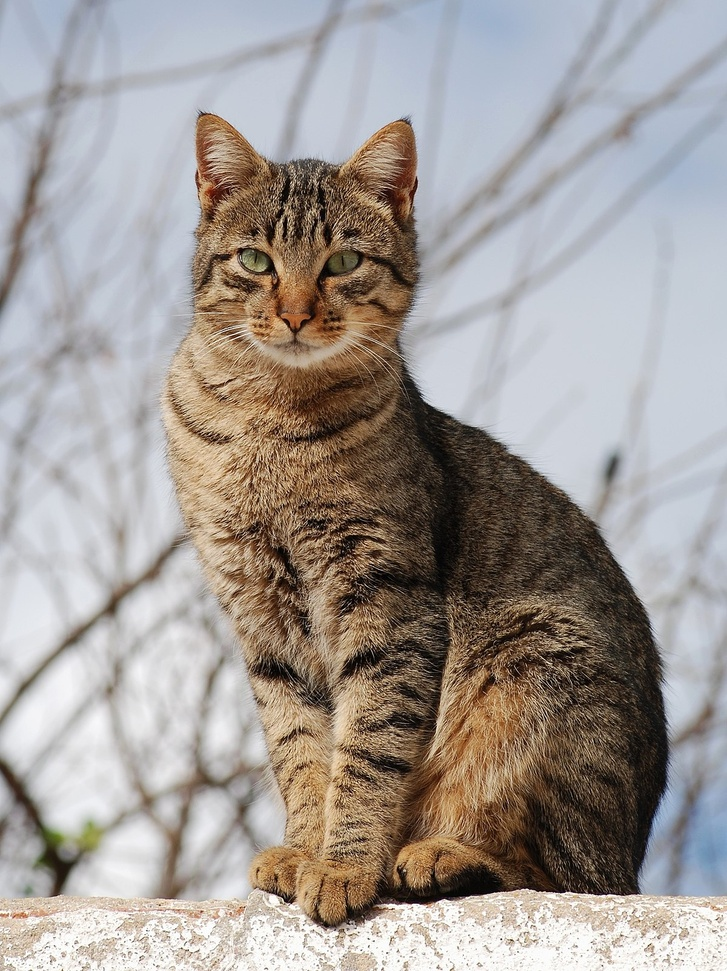
#> input picture Classwork#5/cat.jpg, 727 x 971 px, shrunk from 1200 x 1602 before the run
$ python my_sobel.py
#> lines starting #> are read from the running program, lines starting #| are printed output that depends on the picture
import numpy as np
import cv2 as cv

def sobel_filter(image):
    # gray_image = cv.cvtColor(image, cv.COLOR_BGR2GRAY)
    sobel_x = np.array([[1, 0, -1],
                        [2, 0, -2],
                        [1, 0, -1]])

    sobel_y = np.array([[-1, -2, -1],
                        [ 0,  0,  0],
                        [ 1,  2,  1]])

    grad_x = cv.Sobel(img, cv.CV_64F, 1, 0, ksize= 3)
    # grad_y = cv.filter2D(image, -1, sobel_y)

    sobelImg_x = cv.normalize(grad_x, None, 0, 255, cv.NORM_MINMAX, cv.CV_8U)
    cv.imwrite('sobelimg_X.png', sobelImg_x)
    return sobelImg_x, sobel_x


def fourier_filter(img):
    # img = img.astype(np.float32)

    imgF = np.fft.fft2(img)

    # [11 lines of commented-out code are left out]
    return imgF

def dot_product(img, filter_img):#dot_product(A,B) ผล ไก้ a x b
    dot = img * filter_img
    return dot

def convert_to_spatial(con_img):
    imglnv = np.fft.fftshift(con_img)
    imglnv = np.fft.ifft2(con_img)
    imglnv = np.real(imglnv)
    # imglnv = imglnv.astype(np.uint8)
    convert_img = cv.normalize(imglnv, None, 0, 255, cv.NORM_MINMAX, cv.CV_8U)
    cv.imwrite('output.png', convert_img)
    return convert_img

if __name__ == '__main__':
    img = cv.imread('cat.jpg', cv.IMREAD_GRAYSCALE)
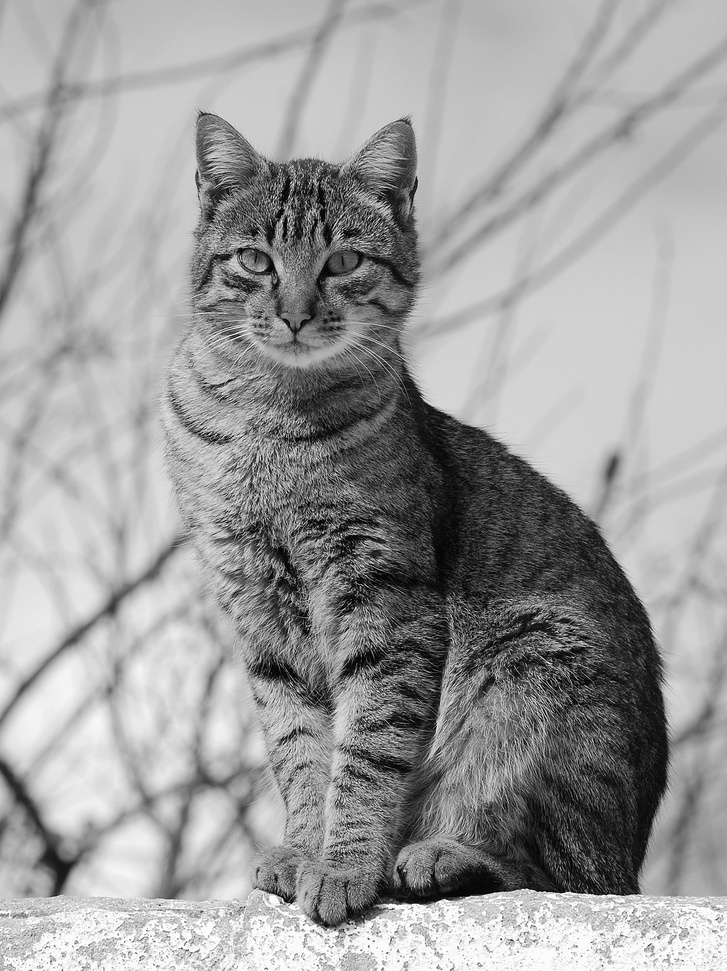
#> img: shape (971, 727); min 0, max 255, mean 156.4
    sobelImg, sobelFilter = sobel_filter(img)
#> in sobel_filter, `grad_x = cv.Sobel(img, cv.CV_64F, 1, 0, ksize= 3)`:
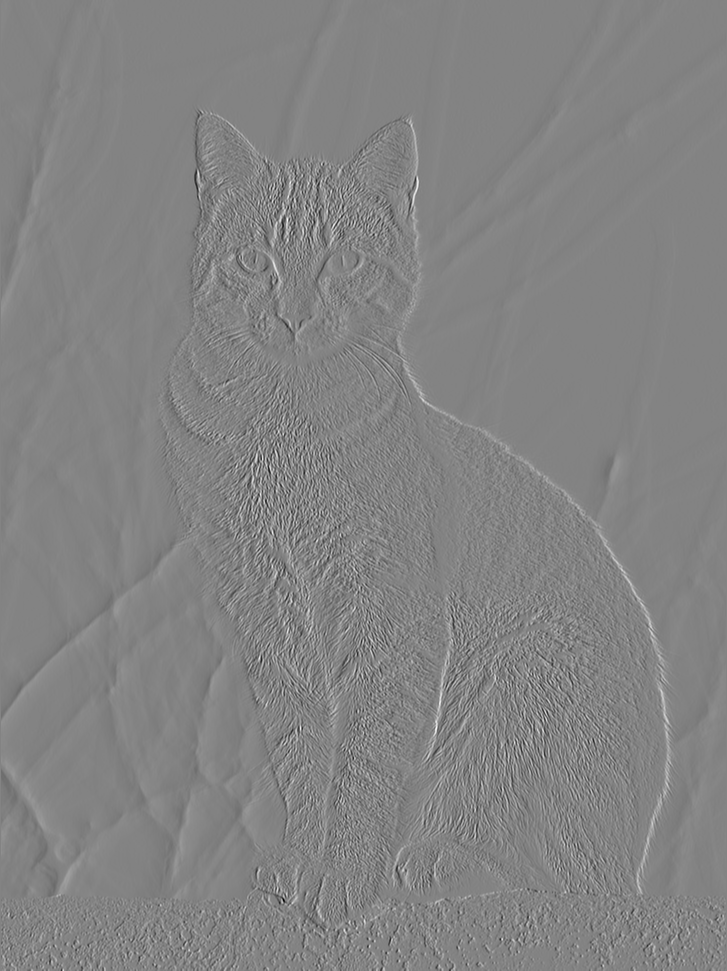
#> grad_x: shape (971, 727) float64; min -887, max 836, mean 0.1; drawn with min black and max white
#> sobelFilter = [[1, 0, -1], [2, 0, -2], [1, 0, -1]]
    fourier_img = fourier_filter(img)

    h, w = fourier_img.shape
#> h = 971; w = 727
    pad_height = max(0, h - sobelFilter.shape[0])
#> pad_height = 968
    pad_width = max(0, w - sobelFilter.shape[1])
#> pad_width = 724
    padded_array = np.pad(sobelFilter, ((0, pad_height), (0, pad_width)), mode='constant', constant_values=0)

    con_filter = np.fft.ifftshift(padded_array)

    fourier_filter = fourier_filter(padded_array)
    product = dot_product(fourier_img, fourier_filter)
    con_img = convert_to_spatial(product)

    compare_img = cv.hconcat([sobelImg, con_img])
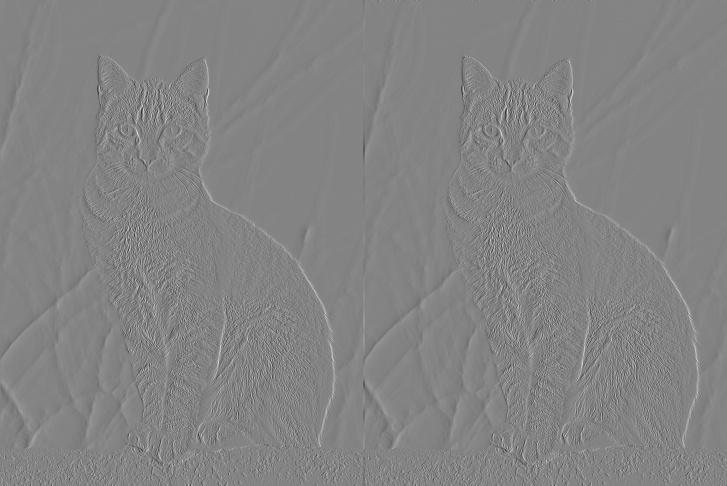
#> compare_img: shape (971, 1454) (shown at 1/2 size); min 0, max 255, mean 131.3
    cv.imshow('Sapatial and Frequency', compare_img)
    cv.waitKey(0)
    cv.destroyAllWindows()
